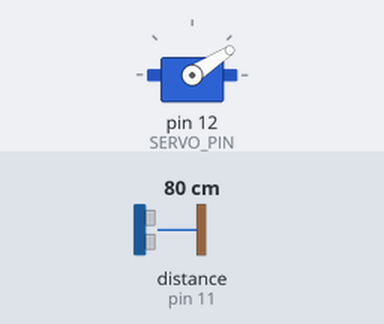
A sketch run on a simulated Arduino Uno, built with avr-gcc and run on an emulated ATmega328P. Shown: servo. Wiring (inferred from the names in the program): ultrasonic range finder: trigger pin 10; echo pin 11. The inputs (shaded band) are chosen by the test bench; at power-on: distance to the obstacle (sensor on pin 11) 80 cm. The echo pulse lasts 58.3 µs per cm; what the sketch prints to the serial monitor is not drawn.

Above: at 1.5 s.
1.6 s: distance to the obstacle (sensor on pin 11) set to 250 cm
At 2.6 s:
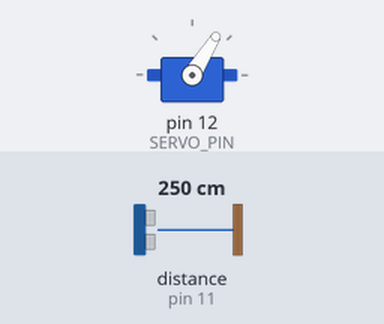
4.6 s: distance to the obstacle (sensor on pin 11) set to 2 cm
At 5.03 s:
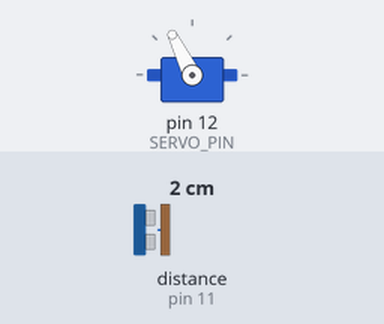
7.6 s: distance to the obstacle (sensor on pin 11) set to 35 cm
At 7.79 s:
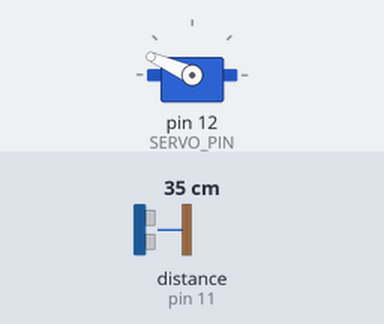
Timing chart, 0 to 16.6 s (numbered marks = the images above; inputs shaded):
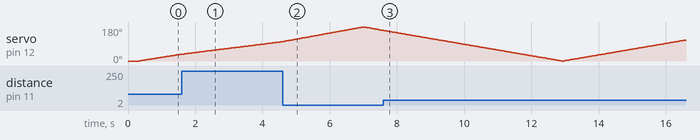

The sketch:

radar.ino
```cpp
/*
  Sonar Playground — Arduino sketch
  Robotics Club VITC

  Hardware (same pinout as the classic ultrasonic sonar tutorials):
    Servo signal  -> D12
    HC-SR04 TRIG  -> D10
    HC-SR04 ECHO  -> D11
    VCC / GND     -> 5V and GND (servo on an external 5V supply if it jitters)

  Serial protocol (9600 baud), one packet per ping:
      angle,distance.
    example:  90,42.

  The website reads that over Web Serial and draws the sonar.
*/

#include <Servo.h>

const int TRIG_PIN = 10;
const int ECHO_PIN = 11;
const int SERVO_PIN = 12;

const int ANGLE_MIN = 0;
const int ANGLE_MAX = 180;
const int STEP_MS = 30;
const int MAX_CM = 200;
const float SPEED_OF_SOUND_MS = 0.0343;

Servo radarServo;

long readDistanceCm() {
  digitalWrite(TRIG_PIN, LOW);
  delayMicroseconds(2);
  digitalWrite(TRIG_PIN, HIGH);
  delayMicroseconds(10);
  digitalWrite(TRIG_PIN, LOW);

  unsigned long duration = pulseIn(ECHO_PIN, HIGH, 25000);
  if (duration == 0) return 0;
  long cm = duration * SPEED_OF_SOUND_MS / 2.0;
  if (cm <= 0 || cm > MAX_CM) return 0;
  return cm;
}

void ping(int angle) {
  radarServo.write(angle);
  delay(STEP_MS);
  long distance = readDistanceCm();
  Serial.print(angle);
  Serial.print(",");
  Serial.print(distance);
  Serial.print(".");
}

void setup() {
  pinMode(TRIG_PIN, OUTPUT);
  pinMode(ECHO_PIN, INPUT);
  radarServo.attach(SERVO_PIN);
  Serial.begin(9600);
  radarServo.write(ANGLE_MIN);
  delay(300);
}

void loop() {
  for (int angle = ANGLE_MIN; angle <= ANGLE_MAX; angle++) {
    ping(angle);
  }
  for (int angle = ANGLE_MAX; angle >= ANGLE_MIN; angle--) {
    ping(angle);
  }
}
```
